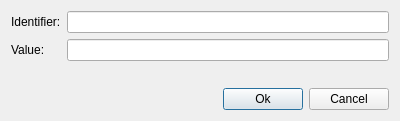
<?xml version="1.0" encoding="UTF-8"?>
<ui version="4.0">
 <class>Dialog</class>
 <widget class="QDialog" name="Dialog">
  <property name="geometry">
   <rect>
    <x>0</x>
    <y>0</y>
    <width>400</width>
    <height>121</height>
   </rect>
  </property>
  <property name="windowTitle">
   <string>Dialog</string>
  </property>
  <layout class="QVBoxLayout" name="verticalLayout">
   <item>
    <layout class="QFormLayout" name="formLayout">
     <property name="fieldGrowthPolicy">
      <enum>QFormLayout::AllNonFixedFieldsGrow</enum>
     </property>
     <item row="0" column="0">
      <widget class="QLabel" name="label">
       <property name="text">
        <string>Identifier:</string>
       </property>
      </widget>
     </item>
     <item row="0" column="1">
      <widget class="QLineEdit" name="id_key"/>
     </item>
     <item row="1" column="0">
      <widget class="QLabel" name="label_2">
       <property name="text">
        <string>Value:</string>
       </property>
      </widget>
     </item>
     <item row="1" column="1">
      <widget class="QLineEdit" name="id_value"/>
     </item>
    </layout>
   </item>
   <item>
    <spacer name="verticalSpacer">
     <property name="orientation">
      <enum>Qt::Vertical</enum>
     </property>
     <property name="sizeHint" stdset="0">
      <size>
       <width>20</width>
       <height>40</height>
      </size>
     </property>
    </spacer>
   </item>
   <item>
    <layout class="QHBoxLayout" name="horizontalLayout">
     <item>
      <spacer name="horizontalSpacer">
       <property name="orientation">
        <enum>Qt::Horizontal</enum>
       </property>
       <property name="sizeHint" stdset="0">
        <size>
         <width>40</width>
         <height>20</height>
        </size>
       </property>
      </spacer>
     </item>
     <item>
      <widget class="QPushButton" name="ok">
       <property name="text">
        <string>Ok</string>
       </property>
      </widget>
     </item>
     <item>
      <widget class="QPushButton" name="cancel">
       <property name="text">
        <string>Cancel</string>
       </property>
      </widget>
     </item>
    </layout>
   </item>
  </layout>
 </widget>
 <resources/>
 <connections>
  <connection>
   <sender>cancel</sender>
   <signal>clicked()</signal>
   <receiver>Dialog</receiver>
   <slot>reject()</slot>
   <hints>
    <hint type="sourcelabel">
     <x>248</x>
     <y>294</y>
    </hint>
    <hint type="destinationlabel">
     <x>219</x>
     <y>282</y>
    </hint>
   </hints>
  </connection>
  <connection>
   <sender>ok</sender>
   <signal>clicked()</signal>
   <receiver>Dialog</receiver>
   <slot>accept()</slot>
   <hints>
    <hint type="sourcelabel">
     <x>256</x>
     <y>97</y>
    </hint>
    <hint type="destinationlabel">
     <x>199</x>
     <y>60</y>
    </hint>
   </hints>
  </connection>
 </connections>
</ui>
